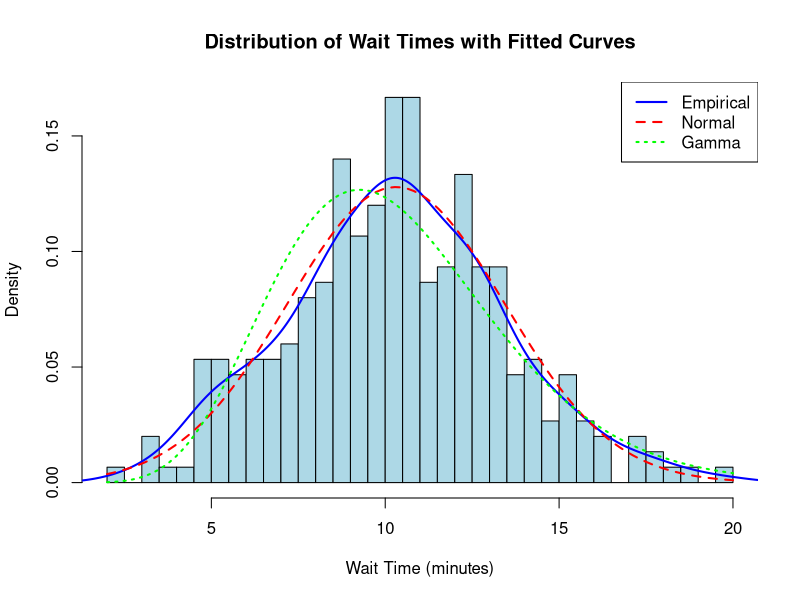
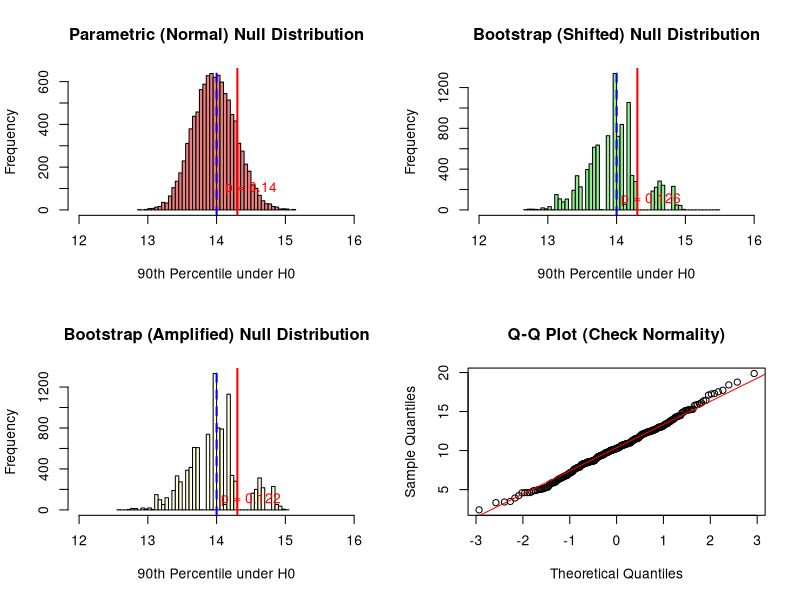

The R script that drew these images, in order:
## ---- chunk 1
knitr::opts_chunk$set(echo = TRUE, warning = FALSE, message = FALSE, comment = "##")
set.seed(123)  # For reproducibility
## ---- chunk 2
# Load the ambulance wait time data
waittime_data <- read.csv("waittime.csv")
wait_times <- waittime_data$x

# Calculate the observed 90th percentile
observed_p90 <- quantile(wait_times, 0.90)
n <- length(wait_times)

cat("Sample size:", n, "\n")
cat("Observed 90th percentile:", round(observed_p90, 2), "minutes\n")
cat("Testing against threshold:", 14, "minutes\n")
cat("Difference:", round(observed_p90 - 14, 2), "minutes\n")
## ---- chunk 3
# Create histogram to understand the shape
hist(wait_times, 
     breaks = 30, 
     freq = FALSE,  # Probability density instead of frequency
     main = "Distribution of Wait Times with Fitted Curves",
     xlab = "Wait Time (minutes)",
     col = "lightblue")

# Add density curve
lines(density(wait_times), col = "blue", lwd = 2)

# Fit and overlay normal distribution
mean_est <- mean(wait_times)
sd_est <- sd(wait_times)
curve(dnorm(x, mean_est, sd_est), 
      add = TRUE, col = "red", lwd = 2, lty = 2)

# Fit and overlay gamma distribution (often good for wait times)
library(MASS)
gamma_fit <- fitdistr(wait_times, "gamma")
curve(dgamma(x, shape = gamma_fit$estimate[1], rate = gamma_fit$estimate[2]), 
      add = TRUE, col = "green", lwd = 2, lty = 3)

legend("topright", 
       legend = c("Empirical", "Normal", "Gamma"),
       col = c("blue", "red", "green"),
       lty = c(1, 2, 3),
       lwd = 2)
## ---- chunk 4
# Let's use normal distribution for simplicity
# We need to adjust parameters so the 90th percentile = 14

# For normal distribution: P90 = μ + 1.28 * σ
# We want: μ + 1.28 * σ = 14
# Keep the same variance, adjust the mean

target_p90 <- 14
z_90 <- qnorm(0.90)  # z-score for 90th percentile

# Calculate what mean would give us P90 = 14 with our observed SD
adjusted_mean <- target_p90 - z_90 * sd_est

cat("Original mean:", round(mean_est, 2), "\n")
cat("Adjusted mean for H0:", round(adjusted_mean, 2), "\n")
cat("Standard deviation:", round(sd_est, 2), "\n")

# Simulate under H0
n_sims <- 10000
p90_null_parametric <- replicate(n_sims, {
  sample_sim <- rnorm(n, adjusted_mean, sd_est)
  quantile(sample_sim, 0.90)
})

# Calculate p-value
p_value_parametric <- mean(p90_null_parametric >= observed_p90)
cat("\nParametric p-value:", round(p_value_parametric, 4), "\n")
## ---- chunk 5
# Calculate how much to shift the data to make P90 = 14
shift_amount <- 14 - observed_p90
shifted_data <- wait_times + shift_amount

# Verify the shift worked
cat("Original 90th percentile:", round(observed_p90, 2), "\n")
cat("Shifted 90th percentile:", round(quantile(shifted_data, 0.90), 2), "\n")
cat("Shift amount:", round(shift_amount, 2), "\n")

# Bootstrap from shifted data
n_boot <- 10000
p90_null_bootstrap <- replicate(n_boot, {
  # Sample with replacement from shifted data
  boot_sample <- sample(shifted_data, n, replace = TRUE)
  quantile(boot_sample, 0.90)
})

# Calculate p-value
p_value_bootstrap <- mean(p90_null_bootstrap >= observed_p90)
cat("\nBootstrap p-value:", round(p_value_bootstrap, 4), "\n")
## ---- chunk 6
# Alternative approach mentioned: repeat each observation many times
# This creates a "pseudo-population"
amplification_factor <- 1000
pseudo_pop <- rep(shifted_data, amplification_factor)

cat("Pseudo-population size:", length(pseudo_pop), "\n")
cat("Pseudo-pop 90th percentile:", round(quantile(pseudo_pop, 0.90), 2), "\n")

# Sample from pseudo-population
p90_null_amplified <- replicate(n_boot, {
  # Sample n observations from the pseudo-population
  pseudo_sample <- sample(pseudo_pop, n, replace = TRUE)
  quantile(pseudo_sample, 0.90)
})

# This should give very similar results to Method A
p_value_amplified <- mean(p90_null_amplified >= observed_p90)
cat("Amplified bootstrap p-value:", round(p_value_amplified, 4), "\n")
## ---- chunk 7
# Create a comparison plot
par(mfrow = c(2, 2))

# Parametric null distribution
hist(p90_null_parametric, breaks = 50, 
     main = "Parametric (Normal) Null Distribution",
     xlab = "90th Percentile under H0",
     col = "lightcoral", xlim = c(12, 16))
abline(v = observed_p90, col = "red", lwd = 2)
abline(v = 14, col = "blue", lty = 2, lwd = 2)
text(observed_p90 + 0.2, 100, paste("p =", round(p_value_parametric, 3)), col = "red")

# Bootstrap (shifted) null distribution
hist(p90_null_bootstrap, breaks = 50,
     main = "Bootstrap (Shifted) Null Distribution",
     xlab = "90th Percentile under H0",
     col = "lightgreen", xlim = c(12, 16))
abline(v = observed_p90, col = "red", lwd = 2)
abline(v = 14, col = "blue", lty = 2, lwd = 2)
text(observed_p90 + 0.2, 100, paste("p =", round(p_value_bootstrap, 3)), col = "red")

# Bootstrap (amplified) null distribution
hist(p90_null_amplified, breaks = 50,
     main = "Bootstrap (Amplified) Null Distribution",
     xlab = "90th Percentile under H0",
     col = "lightyellow", xlim = c(12, 16))
abline(v = observed_p90, col = "red", lwd = 2)
abline(v = 14, col = "blue", lty = 2, lwd = 2)
text(observed_p90 + 0.2, 100, paste("p =", round(p_value_amplified, 3)), col = "red")

# QQ plot to check normality assumption
qqnorm(wait_times, main = "Q-Q Plot (Check Normality)")
qqline(wait_times, col = "red")

par(mfrow = c(1, 1))
## ---- chunk 8
# Create summary table
results <- data.frame(
  Method = c("Parametric (Normal)", "Bootstrap (Shifted)", "Bootstrap (Amplified)"),
  P_Value = c(p_value_parametric, p_value_bootstrap, p_value_amplified),
  Decision_at_0.05 = ifelse(c(p_value_parametric, p_value_bootstrap, p_value_amplified) < 0.05,
                             "Reject H0", "Fail to Reject H0")
)

print(results)

# Final interpretation
alpha <- 0.05
cat("\n", paste(rep("=", 50), collapse = ""), "\n")
cat("CONCLUSION (α = 0.05)\n")
cat(paste(rep("=", 50), collapse = ""), "\n")

if (p_value_bootstrap < alpha) {
  cat("\nWe REJECT H0.\n")
  cat("There is significant evidence that the 90th percentile\n")
  cat("of ambulance wait times exceeds 14 minutes.\n")
  cat("The company is NOT meeting the legal requirement that\n")
  cat("90% of calls be answered within 14 minutes.\n")
} else {
  cat("\nWe FAIL TO REJECT H0.\n")
  cat("There is insufficient evidence that the 90th percentile\n")
  cat("exceeds 14 minutes. The company appears to be meeting\n")
  cat("the legal requirement.\n")
}

# Calculate what percentage actually exceed 14 minutes
pct_over_14 <- mean(wait_times > 14) * 100
cat("\nActual percentage exceeding 14 minutes:", round(pct_over_14, 1), "%\n")
cat("Legal requirement: No more than 10% should exceed 14 minutes\n")
## ---- chunk 9
sessionInfo()
